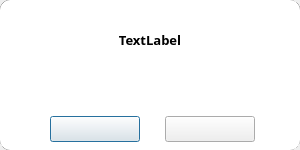
<?xml version="1.0" encoding="UTF-8"?>
<ui version="4.0">
 <class>AckWindow</class>
 <widget class="QDialog" name="AckWindow">
  <property name="geometry">
   <rect>
    <x>0</x>
    <y>0</y>
    <width>300</width>
    <height>150</height>
   </rect>
  </property>
  <property name="windowTitle">
   <string>Dialog</string>
  </property>
  <widget class="QFrame" name="background_frame">
   <property name="geometry">
    <rect>
     <x>0</x>
     <y>0</y>
     <width>300</width>
     <height>150</height>
    </rect>
   </property>
   <property name="styleSheet">
    <string notr="true">QFrame{
	background: white;
	border-radius: 10px;
	border: 1px solid black;
}</string>
   </property>
   <property name="frameShape">
    <enum>QFrame::StyledPanel</enum>
   </property>
   <property name="frameShadow">
    <enum>QFrame::Raised</enum>
   </property>
   <widget class="QLabel" name="message_label">
    <property name="geometry">
     <rect>
      <x>15</x>
      <y>0</y>
      <width>270</width>
      <height>80</height>
     </rect>
    </property>
    <property name="font">
     <font>
      <family>Comfortaa</family>
      <pointsize>10</pointsize>
      <weight>75</weight>
      <bold>true</bold>
     </font>
    </property>
    <property name="styleSheet">
     <string notr="true">background: none; border: none;</string>
    </property>
    <property name="text">
     <string>TextLabel</string>
    </property>
    <property name="alignment">
     <set>Qt::AlignCenter</set>
    </property>
    <property name="wordWrap">
     <bool>true</bool>
    </property>
   </widget>
   <widget class="QPushButton" name="ok_button">
    <property name="geometry">
     <rect>
      <x>50</x>
      <y>116</y>
      <width>90</width>
      <height>26</height>
     </rect>
    </property>
    <property name="font">
     <font>
      <family>Comfortaa</family>
     </font>
    </property>
    <property name="styleSheet">
     <string notr="true">background: none;</string>
    </property>
    <property name="text">
     <string/>
    </property>
   </widget>
   <widget class="QPushButton" name="cancel_button">
    <property name="geometry">
     <rect>
      <x>165</x>
      <y>116</y>
      <width>90</width>
      <height>26</height>
     </rect>
    </property>
    <property name="font">
     <font>
      <family>Comfortaa</family>
     </font>
    </property>
    <property name="styleSheet">
     <string notr="true">background: none;</string>
    </property>
    <property name="text">
     <string/>
    </property>
   </widget>
   <widget class="QLabel" name="label">
    <property name="geometry">
     <rect>
      <x>0</x>
      <y>0</y>
      <width>300</width>
      <height>150</height>
     </rect>
    </property>
    <property name="styleSheet">
     <string notr="true">border: none;</string>
    </property>
    <property name="text">
     <string/>
    </property>
    <property name="pixmap">
     <pixmap>img/background_ack.png</pixmap>
    </property>
   </widget>
   <zorder>label</zorder>
   <zorder>message_label</zorder>
   <zorder>ok_button</zorder>
   <zorder>cancel_button</zorder>
  </widget>
 </widget>
 <resources/>
 <connections/>
</ui>
